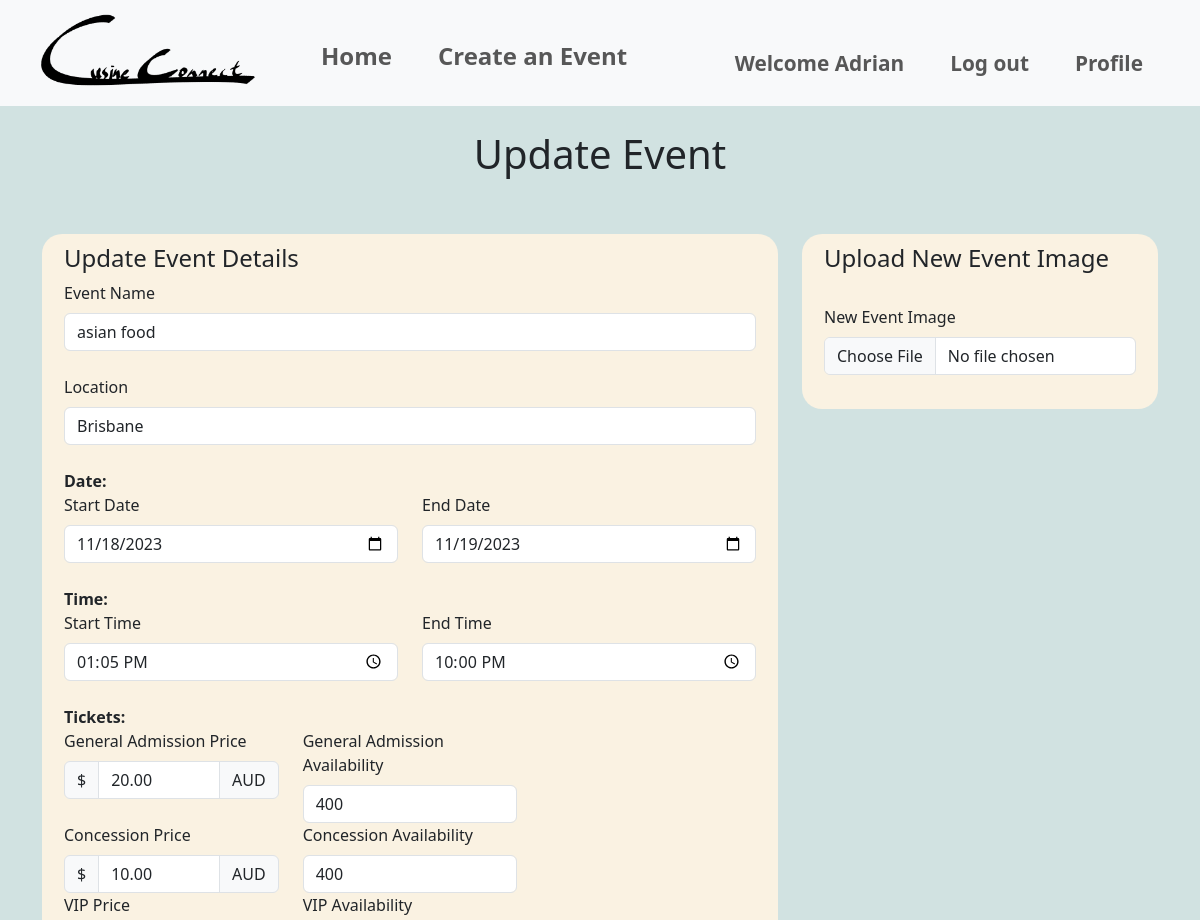
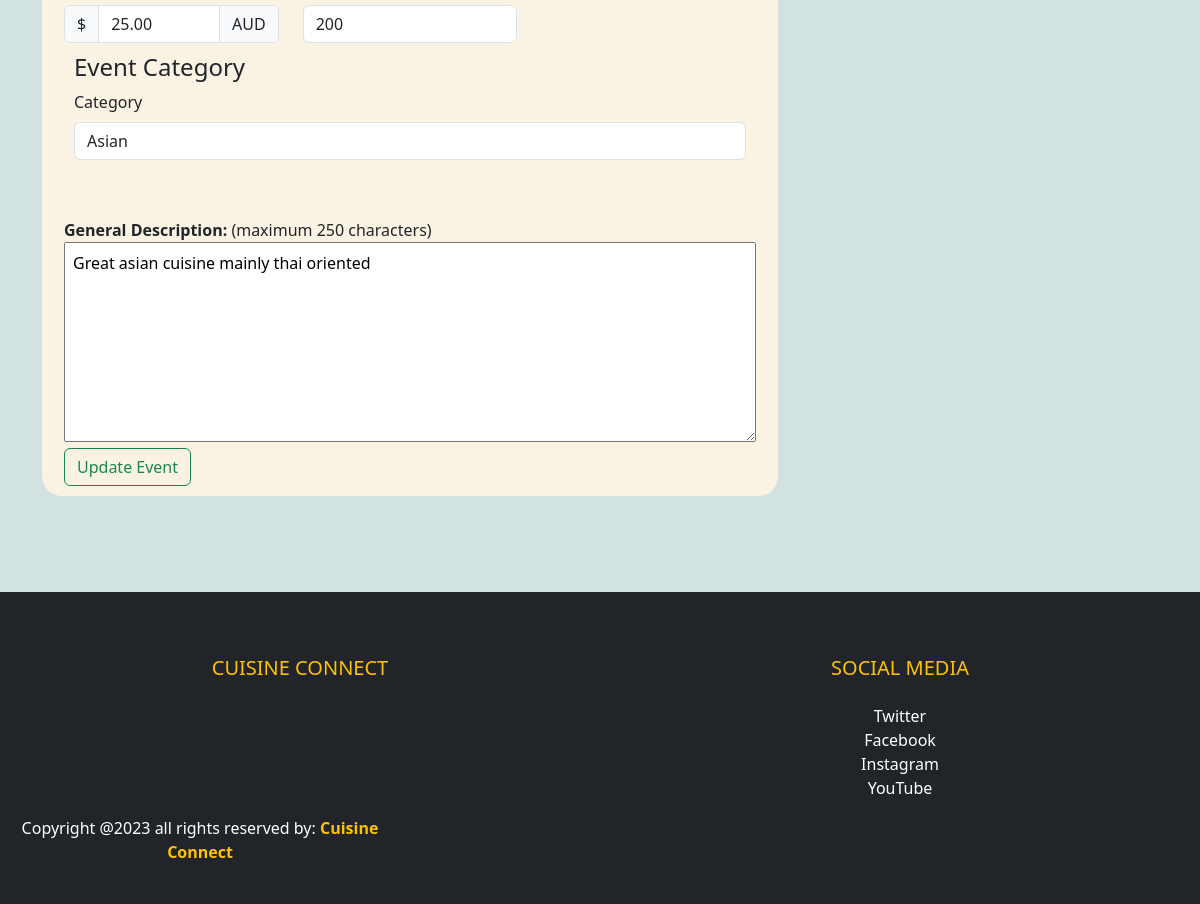
Before: /events/update_event/2 (signed in) with the older database file (2 pictures, top to bottom).
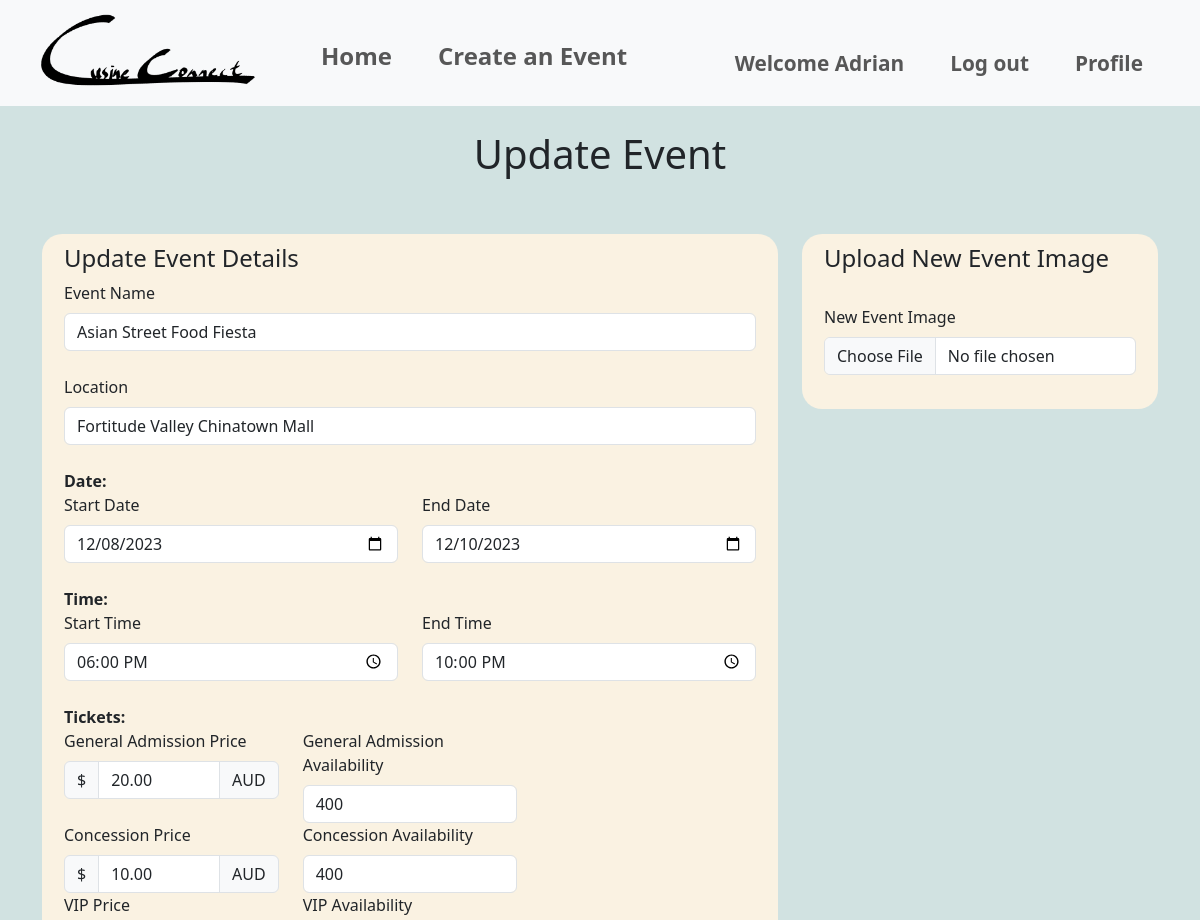
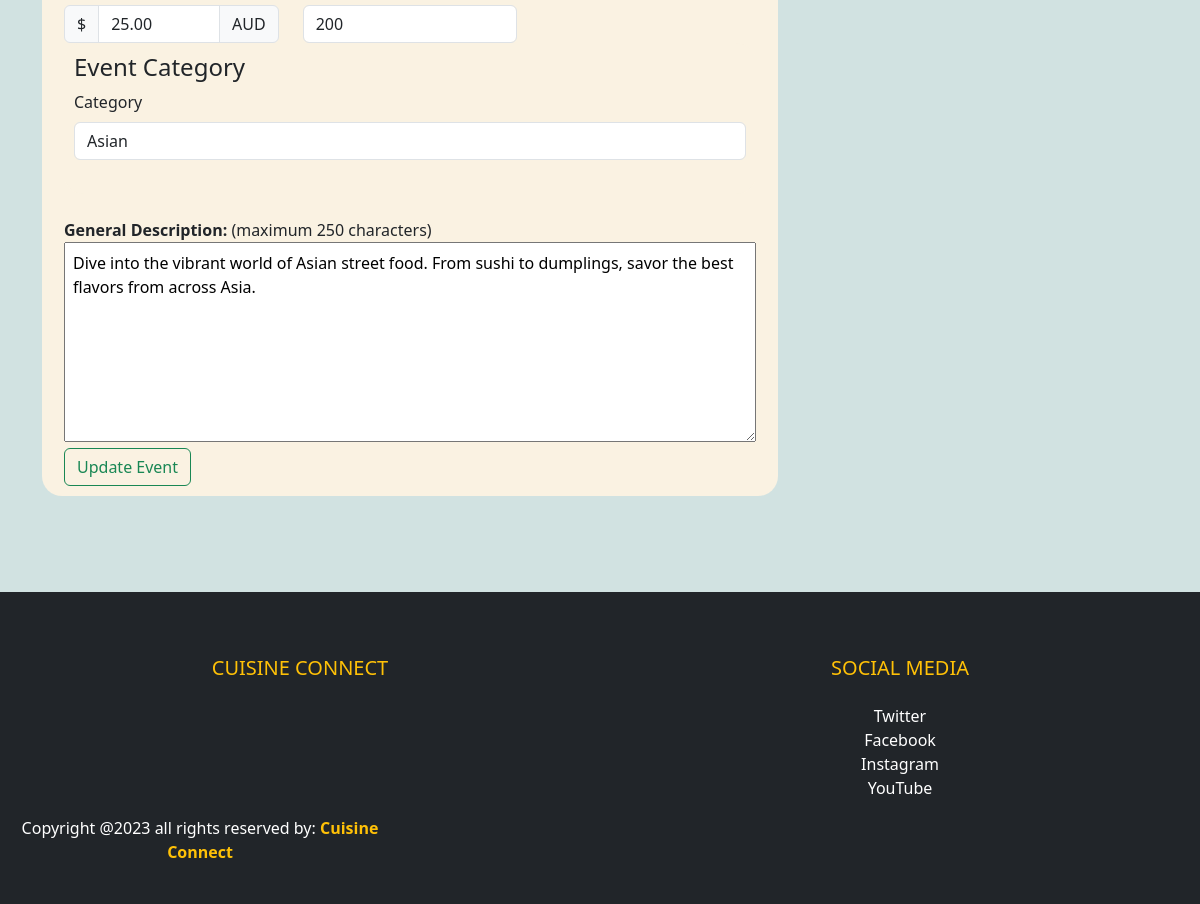
After: the same page with the newer database file (2 pictures, top to bottom).
### website/models.py (models this page shows, shortened)
class Event(db.Model):
    __tablename__ = 'events'
    id = db.Column(db.Integer, primary_key=True)
    name = db.Column(db.String(80), nullable=False)
    location = db.Column(db.String(400), nullable=False)
    start_date = db.Column(db.Date, nullable=False)
    end_date = db.Column(db.Date, nullable=False)
    start_time = db.Column(db.Time, nullable=False)
    end_time = db.Column(db.Time, nullable=False)
    ga_price = db.Column(db.Numeric, nullable=False)
    ga_availability = db.Column(db.Integer, nullable=False)
    concession_price = db.Column(db.Numeric, nullable=False)
    concession_availability = db.Column(db.Integer, nullable=False)
    vip_price = db.Column(db.Numeric, nullable=False)
    vip_availability = db.Column(db.Integer, nullable=False)
    description = db.Column(db.Text, nullable=False)
    image = db.Column(db.String(400), nullable=True)
    event_guidelines = db.Column(db.Text, nullable=True)
    terms_conditions = db.Column(db.Text, nullable=True)
    category = db.Column(db.String(80), nullable=True)
    comments = db.relationship('Comment', backref='event')
    user_id = db.Column(db.Integer, db.ForeignKey('users.id'))
    user = db.relationship('User', backref=db.backref('events', lazy=True))
    is_cancelled = db.Column(db.Boolean, default=False)
    event_bookings = db.relationship('Bookings', back_populates='event', lazy=True)

### website/events.py (the view)
@bp.route('/update_event/<int:id>', methods=['GET', 'POST'])
@login_required
def update_event(id):
    event = Event.query.get_or_404(id)
    if event.user_id != current_user.id:
        flash('You do not have permission to edit this event.')
        return redirect(url_for('event.show', id=id))
    form = EventForm(obj=event)  # Pre-populate the form with the event's data
    if form.validate_on_submit():
        event.name = form.name.data
        event.location = form.location.data
        event.start_date = form.start_date.data
        event.end_date = form.end_date.data
        event.start_time = form.start_time.data
        event.end_time = form.end_time.data
        event.ga_price = form.ga_price.data
        event.ga_availability = form.ga_availability.data
        event.concession_price = form.concession_price.data
        event.concession_availability = form.concession_availability.data
        event.vip_price = form.vip_price.data
        event.vip_availability = form.vip_availability.data
        event.description = form.description.data
        if form.image.data: # Check if the image file has been updated
            new_image_filename = save_image(form.image.data)
            if new_image_filename:
                event.image = new_image_filename
        event.category = form.category.data
        event.event_guidelines = form.event_guidelines.data
        event.terms_conditions = form.terms_conditions.data
        try:
            db.session.commit()
            print("Successful update")
            flash('Event updated successfully.')
            return redirect(url_for('main.index'))
        except Exception as e:
            print("Error updating event:", e)
            db.session.rollback()
            flash('An error occurred. Event update failed.')
    else:
        print(form.errors)
    return render_template('events/updateEvent.html', form=form, event=event)

### website/templates/events/updateEvent.html (shortened to what the changed rows need)
{% extends 'base.html' %}
{% block header %}
<link rel="stylesheet" href="{{ url_for('static', filename='style/style.css') }}">
{% endblock %}
{% block content %}
<div>
    <div class="heading">
        <h1>Update Event</h1><br><br>
    </div>
    <form method="post" action="{{ url_for('event.update_event', id=event.id) }}" enctype="multipart/form-data" class="container">
        <div class="row">
            <div class="col-sm-8">
                <div class="formLayout">
                    <div class="container">
                        <h4>Update Event Details</h4>
                        {{ form.name.label(class="form-label") }}
                        {{ form.name(class="form-control") }}<br>
                        {{ form.location.label(class="form-label") }}
                        {{ form.location(class="form-control") }}<br>
                        <b>Date:</b><br>
                        <div class="row">
                            <div class="col-sm-6">
                                {{ form.start_date.label(class="form-label") }}
                                {{ form.start_date(class="form-control") }}
                            </div>
                            <div class="col-sm-6">
                                {{ form.end_date.label(class="form-label") }}
                                {{ form.end_date(class="form-control") }}
                            </div>
                        </div><br>
                        <b>Time:</b><br>
                        <div class="row">
                            <div class="col-sm-6">
                                {{ form.start_time.label(class="form-label") }}
                                {{ form.start_time(class="form-control") }}
                            </div>
                            <div class="col-sm-6">
                                {{ form.end_time.label(class="form-label") }}
                                {{ form.end_time(class="form-control") }}
                            </div>
                        </div><br>
                        <b>Tickets:</b><br>
                        <div class="row">
                            <div class="col-sm-4">
                                <div class="input-group">
                                    <div class="input-group-text">$</div>
                                    {{ form.ga_price(class="form-control") }}
                                    <div class="input-group-text">AUD</div>
                                </div>
                            </div>
                            <div class="col-sm-4">
                                {{ form.ga_availability.label(class="form-label") }}
                                {{ form.ga_availability(class="form-control") }}
                            </div>
                        </div>
                        <div class="row">
                            <div class="col-sm-4">
                                <div class="input-group">
                                    <div class="input-group-text">$</div>
                                    {{ form.concession_price(class="form-control") }}
                                    <div class="input-group-text">AUD</div>
                                </div>
                            </div>
                            <div class="col-sm-4">
                                {{ form.concession_availability.label(class="form-label") }}
                                {{ form.concession_availability(class="form-control") }}
                            </div>
                        </div>
                        <div class="row">
                            <div class="col-sm-4">
                                <div class="input-group">
                                    <div class="input-group-text">$</div>
                                    {{ form.vip_price(class="form-control") }}
                                    <div class="input-group-text">AUD</div>
                                </div>
                            </div>
                            <div class="col-sm-4">
                                {{ form.vip_availability.label(class="form-label") }}
                                {{ form.vip_availability(class="form-control") }}
                            </div>
                        </div>
                        <div class="row">
                            <div class="col-sm-12">
                                <div class="formLayout">
                                    <h4>Event Category</h4>
                                    {{ form.category.label(class="form-label") }}
                                    {{ form.category(class="form-control") }}<br>
                                </div>
                            </div>
                        </div><br>
                        <b>General Description:</b> (maximum 250 characters)<br>
                        {{ form.description(class="inputBox", maxlength="250") }}<br>
                        {{ form.update_event(class="btn btn-outline-success", value="Update Event") }}
                    </div>
                </div>
            </div>
            <div class="col-sm-4">
                <div class="formLayout">
                    <div class="container">
                        <h4>Upload New Event Image</h4><br>
                        {{ form.image.label(class="form-label") }}
                        {{ form.image(class="form-control") }}<br>
                    </div>
                </div>
            </div>
        </div>
    </form>
</div>
<br><br><br><br>
{% endblock %}

Changed rows visible on the page:
changed Event "Asian": name "asian food" → "Asian Street Food Fiesta"; location "Brisbane" → "Fortitude Valley Chinatown Mall"; start_date "11/18/2023" → "12/08/2023"; end_date "11/19/2023" → "12/10/2023"; start_time "13:05" → "18:00"; description "Great asian cuisine mainly thai oriented" → "Dive into the vibrant world of Asian street food. From sushi to dumplings, savor the best flavors from across Asia."
